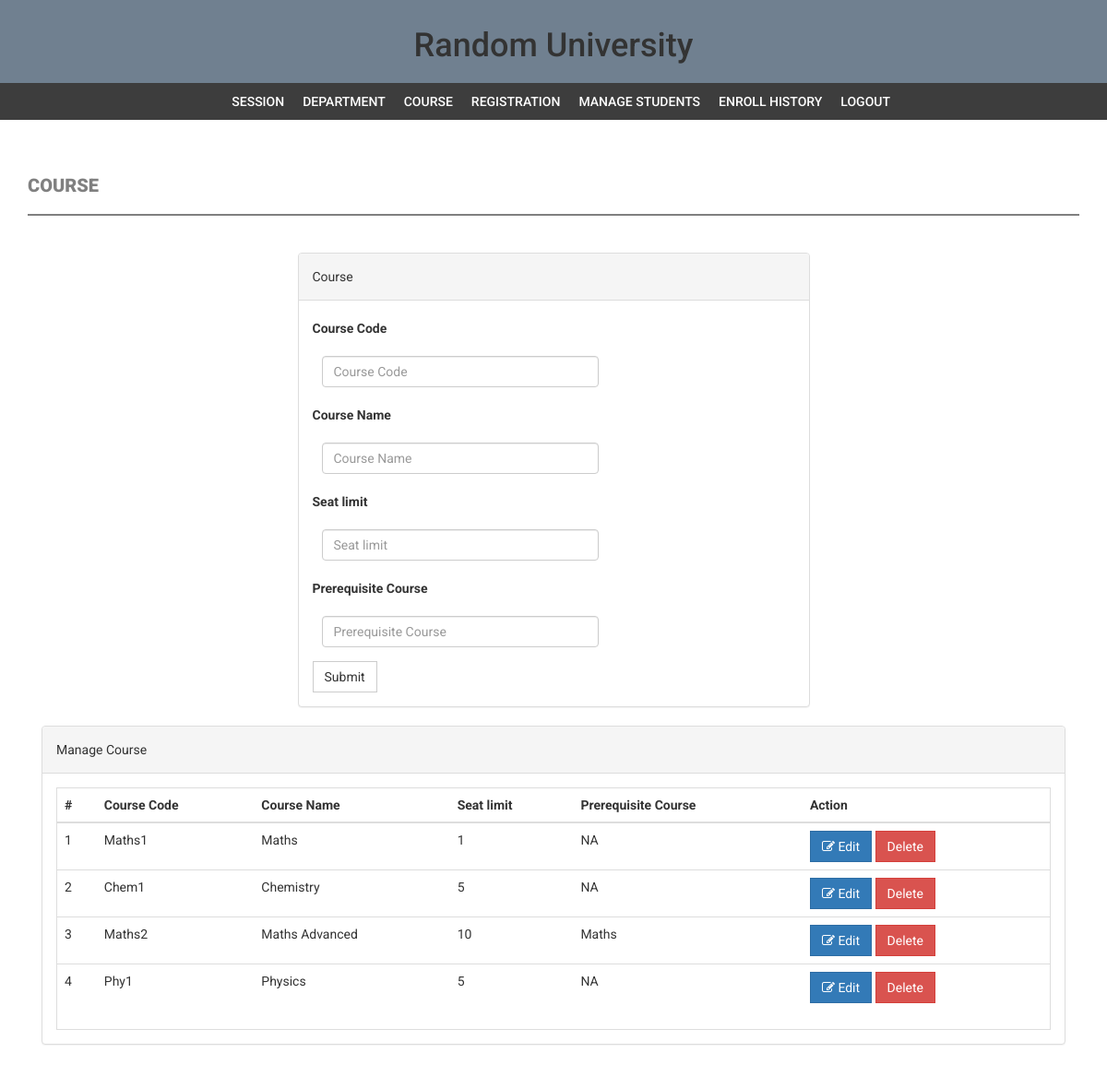
Page /admin/course.php (signed in) on the committed database.
### tables this page shows
CREATE TABLE `course` (
  `id` int(11) NOT NULL,
  `courseCode` varchar(255) DEFAULT NULL,
  `courseName` varchar(255) DEFAULT NULL,
  `courseUnit` varchar(255) DEFAULT NULL,
  `prerequisite` varchar(255) DEFAULT NULL,
  `noofSeats` int(11) DEFAULT NULL,
  `creationDate` timestamp NULL DEFAULT current_timestamp(),
  `updationDate` varchar(255) DEFAULT NULL
);

### admin/course.php (the view, shortened to what this page needs)
<?php
include( 'includes/config.php' );
if ( strlen( $_SESSION['alogin'] ) == 0 ) {
    header( 'location:index.php' );
}
else {
?>
<!DOCTYPE html>
<html xmlns="http://www.w3.org/1999/xhtml">
    <head>
        <link href="assets/css/bootstrap.css" rel="stylesheet" />
        <link href="assets/css/font-awesome.css" rel="stylesheet" />
        <link href="assets/css/style.css" rel="stylesheet" />
    </head>
    <body>
        <?php include( 'includes/header.php' );?>
        <?php if ( $_SESSION['alogin'] != "" ) {
            include( 'includes/menubar.php' );
        }
        ?>
        <div class="content-wrapper">
            <div class="container">
                <div class="row">
                    <div class="col-md-12">
                        <h1 class="page-head-line">Course </h1>
                    </div>
                </div>
                <div class="row">
                    <div class="col-md-3">
                    </div>
                    <div class="col-md-6">
                        <div class="panel panel-default">
                            <div class="panel-heading">
                                Course
                            </div>
                            <div class="panel-body">
                                <form name="dept" method="post">
                                    <div class="form-group">
                                        <label for="coursecode">Course Code </label>
                                        <input type="text" class="form-control" id="coursecode" name="coursecode" placeholder="Course Code" required />
                                    </div>
                                    <div class="form-group">
                                        <label for="coursename">Course Name </label>
                                        <input type="text" class="form-control" id="coursename" name="coursename" placeholder="Course Name" required />
                                    </div>
                                    <div class="form-group">
                                        <label for="seatlimit">Seat limit </label>
                                        <input type="text" class="form-control" id="seatlimit" name="seatlimit" placeholder="Seat limit" required />
                                    </div>
                                    <div class="form-group">
                                        <label for="prerequisite">Prerequisite Course </label>
                                        <input type="text" class="form-control" id="prerequisite" name="prerequisite" placeholder="Prerequisite Course" required />
                                    </div>
                                    <button type="submit" name="submit" class="btn btn-default">Submit</button>
                                </form>
                            </div>
                        </div>
                    </div>
                </div>
                <div class="col-md-12">
                    <div class="panel panel-default">
                        <div class="panel-heading">
                            Manage Course
                        </div>
                        <div class="panel-body">
                            <div class="table-responsive table-bordered">
                                <table class="table">
                                    <thead>
                                        <tr>
                                            <th>#</th>
                                            <th>Course Code</th>
                                            <th>Course Name </th>
                                            <th>Seat limit</th>
                                            <th>Prerequisite Course</th>
                                            <th>Action</th>
                                        </tr>
                                    </thead>
                                    <tbody>
                                        <?php
                                            $sql = mysqli_query( $con, "select * from course" );
                                            $cnt = 1;
                                            while( $row = mysqli_fetch_array( $sql ) ) {
                                         ?>
                                                <tr>
                                                    <td><?php echo $cnt;?></td>
                                                    <td><?php echo htmlentities( $row['courseCode'] );?></td>
                                                    <td><?php echo htmlentities( $row['courseName'] );?></td>
                                                    <td><?php echo htmlentities( $row['noofSeats'] );?></td>
                                                     <td><?php echo htmlentities( $row['prerequisite'] );?></td>
                                                    <td>
                                                        <a href="edit-course.php?id=<?php echo $row['id']?>">
                                                            <button class="btn btn-primary"><i class="fa fa-edit "></i> Edit</button> </a>
                                                        <a href="course.php?id=<?php echo $row['id']?>&del=delete" onClick="return confirm('Are you sure you want to delete?')">
                                                            <button class="btn btn-danger">Delete</button>
                                                        </a>
                                                    </td>
                                                </tr>
                                        <?php
                                            $cnt++;
                                            }
                                         ?>
                                    </tbody>
                                </table>
                            </div>
                        </div>
                    </div>
                </div>
            </div>
        </div>
    </body>
</html>
<?php } ?>

### admin/assets/css/style.css (style rules this page uses)
body { font-family: 'Roboto', sans-serif; line-height: 30px; background-image: url("https://cdn.pixabay.com/photo/2018/06/10/11/15/schultute-3466186_960_720.jpg"); background-repeat: no-repeat; background-size: cover; }
.form-control { margin: 10px; width: 300px; }
.content-wrapper { margin-top: 40px; min-height: 600px; padding-bottom: 60px; }
.page-head-line { font-weight: 900; padding-bottom: 20px; border-bottom: 2px solid grey; text-transform: uppercase; color: grey; font-size: 20px; margin-bottom: 40px; }
.btn { border-radius: 0px; -webkit-border-radius: 0px; -moz-border-radius: 0px; }

### rows in the picture
course: courseCode "Maths1", courseName "Maths", noofSeats "1", prerequisite "NA"
course: courseCode "Chem1", courseName "Chemistry", noofSeats "5", prerequisite "NA"
course: courseCode "Maths2", courseName "Maths Advanced", noofSeats "10", prerequisite "Maths"
course: courseCode "Phy1", courseName "Physics", noofSeats "5", prerequisite "NA"
